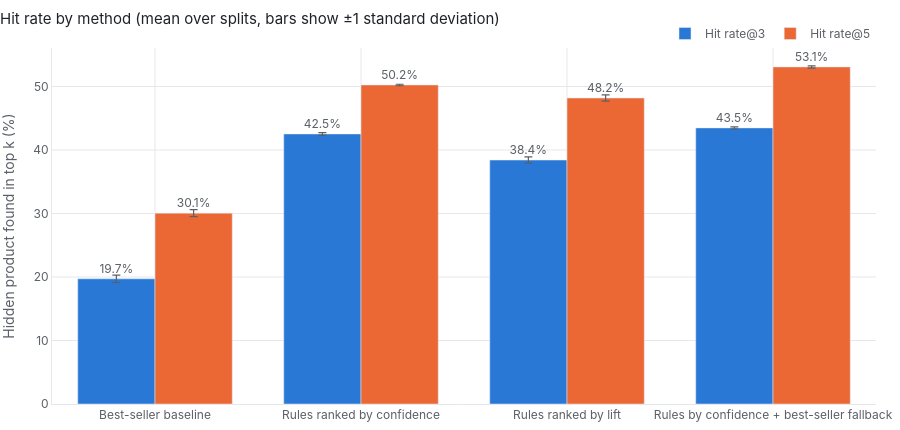

Notebook source saved alongside this figure:
### Code cell
plots.evaluation_chart(evaluation.summary)

### Figure 1 — Plotly figure (JSON) as saved in the notebook; plotly's stock layout.template omitted (floating-point values rounded to 4 significant figures)
{"data": [{"error_y": {"array": [0.5769, 0.219, 0.4922, 0.1725], "color": "#5b5f66", "thickness": 1.2, "type": "data"}, "hovertemplate": "%{x}<br>Hit rate@3: %{y:.1f}%<extra></extra>", "marker": {"color": "#2a78d6"}, "name": "Hit rate@3", "text": ["19.7%", "42.5%", "38.4%", "43.5%"], "textposition": "outside", "type": "bar", "x": ["Best-seller baseline", "Rules ranked by confidence", "Rules ranked by lift", "Rules by confidence + best-seller fallback"], "y": [19.71, 42.52, 38.41, 43.48]}, {"error_y": {"array": [0.5414, 0.118, 0.478, 0.1776], "color": "#5b5f66", "thickness": 1.2, "type": "data"}, "hovertemplate": "%{x}<br>Hit rate@5: %{y:.1f}%<extra></extra>", "marker": {"color": "#eb6834"}, "name": "Hit rate@5", "text": ["30.1%", "50.2%", "48.2%", "53.1%"], "textposition": "outside", "type": "bar", "x": ["Best-seller baseline", "Rules ranked by confidence", "Rules ranked by lift", "Rules by confidence + best-seller fallback"], "y": [30.06, 50.24, 48.19, 53.08]}], "layout": {"bargap": 0.25, "barmode": "group", "font": {"color": "#5b5f66", "family": "Inter, Segoe UI, system-ui, sans-serif", "size": 12}, "height": 430, "hoverlabel": {"bgcolor": "white", "font": {"color": "#1f2328", "size": 12}}, "legend": {"orientation": "h", "title": {"text": ""}, "x": 1, "xanchor": "right", "y": 1.0, "yanchor": "bottom"}, "margin": {"b": 8, "l": 8, "r": 8, "t": 48}, "paper_bgcolor": "rgba(0,0,0,0)", "plot_bgcolor": "rgba(0,0,0,0)", "title": {"font": {"color": "#1f2328", "size": 15}, "text": "Hit rate by method (mean over splits, bars show ±1 standard deviation)", "x": 0, "xanchor": "left"}, "xaxis": {"gridcolor": "#e6e7ea", "linecolor": "#e6e7ea", "zeroline": false}, "yaxis": {"gridcolor": "#e6e7ea", "linecolor": "#e6e7ea", "rangemode": "tozero", "title": {"text": "Hidden product found in top k (%)"}, "zeroline": false}}}
